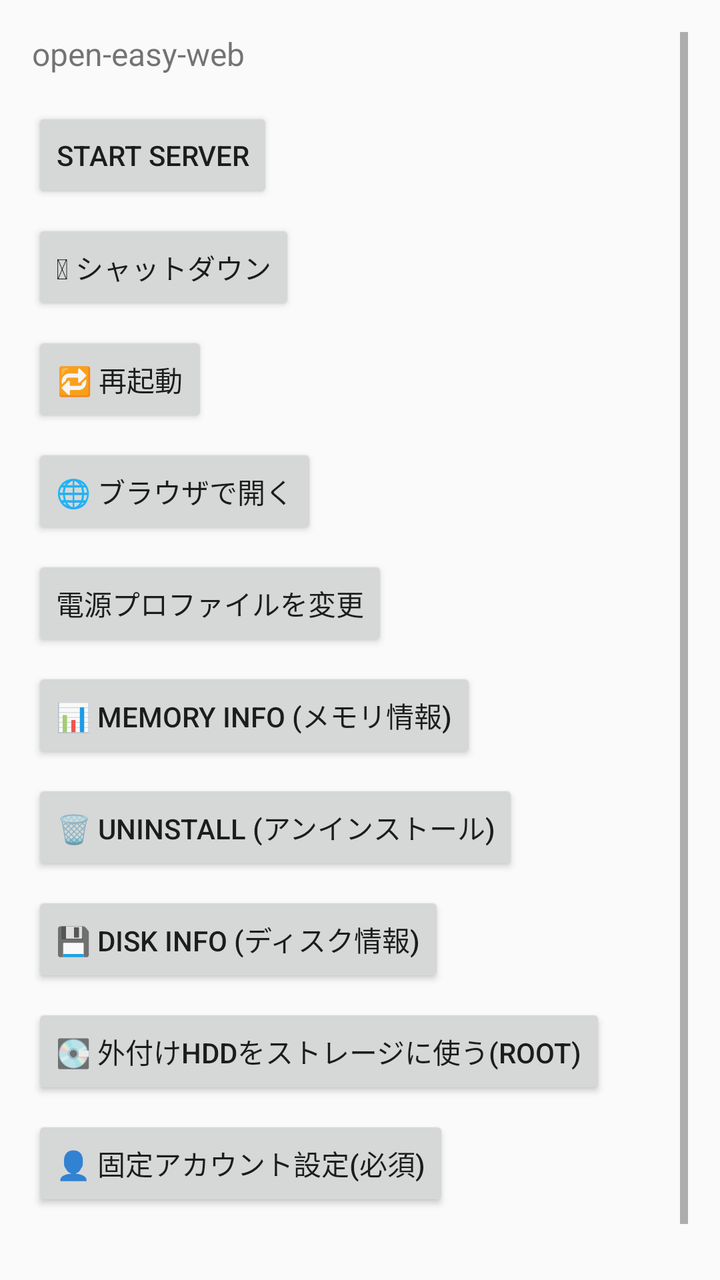
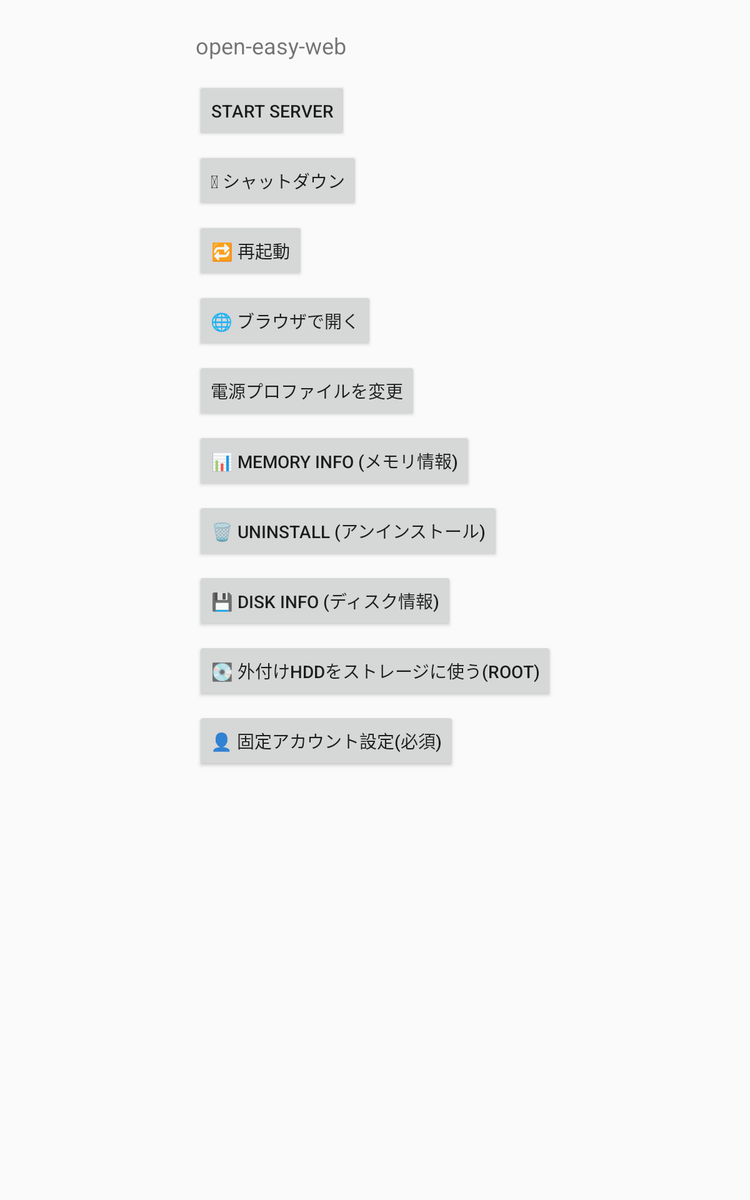

An Android layout and its configuration variant, each rendered on a device that would load it. The default file and the variant file are quoted in full after the pictures.
<!-- AndroidManifest.xml: application theme Theme.OpenEasyWeb -->
<!-- res/layout/activity_main.xml -->
<?xml version="1.0" encoding="utf-8"?>
<LinearLayout xmlns:android="http://schemas.android.com/apk/res/android"
    android:layout_width="match_parent"
    android:layout_height="match_parent"
    android:orientation="vertical"
    android:padding="16dp">

    
    <ScrollView
        android:layout_width="match_parent"
        android:layout_height="0dp"
        android:layout_weight="1">

        <LinearLayout
            android:layout_width="match_parent"
            android:layout_height="wrap_content"
            android:orientation="vertical">

            <TextView
                android:id="@+id/statusText"
                android:layout_width="match_parent"
                android:layout_height="wrap_content"
                android:text="@string/app_name"
                android:textSize="16sp" />

            <Button
                android:id="@+id/startButton"
                android:layout_width="wrap_content"
                android:layout_height="wrap_content"
                android:layout_marginTop="16dp"
                android:text="Start server" />

            <Button
                android:id="@+id/shutdownButton"
                android:layout_width="wrap_content"
                android:layout_height="wrap_content"
                android:layout_marginTop="8dp"
                android:text="@string/shutdown_button" />

            <Button
                android:id="@+id/restartButton"
                android:layout_width="wrap_content"
                android:layout_height="wrap_content"
                android:layout_marginTop="8dp"
                android:text="@string/restart_button" />

            <Button
                android:id="@+id/openBrowserButton"
                android:layout_width="wrap_content"
                android:layout_height="wrap_content"
                android:layout_marginTop="8dp"
                android:text="@string/open_browser_button" />

            <Button
                android:id="@+id/changeProfileButton"
                android:layout_width="wrap_content"
                android:layout_height="wrap_content"
                android:layout_marginTop="8dp"
                android:text="@string/change_profile_button" />

            <Button
                android:id="@+id/memoryInfoButton"
                android:layout_width="wrap_content"
                android:layout_height="wrap_content"
                android:layout_marginTop="8dp"
                android:text="@string/memory_info_button" />

            <Button
                android:id="@+id/uninstallButton"
                android:layout_width="wrap_content"
                android:layout_height="wrap_content"
                android:layout_marginTop="8dp"
                android:text="@string/uninstall_button" />

            
            <Button
                android:id="@+id/diskInfoButton"
                android:layout_width="wrap_content"
                android:layout_height="wrap_content"
                android:layout_marginTop="8dp"
                android:text="@string/disk_info_button" />

            
            <Button
                android:id="@+id/externalStorageButton"
                android:layout_width="wrap_content"
                android:layout_height="wrap_content"
                android:layout_marginTop="8dp"
                android:text="@string/external_storage_button" />

            
            <Button
                android:id="@+id/fixedAccountButton"
                android:layout_width="wrap_content"
                android:layout_height="wrap_content"
                android:layout_marginTop="8dp"
                android:text="@string/fixed_account_button" />

            <TextView
                android:id="@+id/logText"
                android:layout_width="match_parent"
                android:layout_height="wrap_content"
                android:layout_marginTop="16dp"
                android:fontFamily="monospace"
                android:textIsSelectable="true"
                android:textSize="11sp" />
        </LinearLayout>
    </ScrollView>

</LinearLayout>
<!-- resources referenced by this layout -->
<resources>
  <string name="app_name">open-easy-web</string>
  <string name="change_profile_button">電源プロファイルを変更</string>
  <string name="disk_info_button">💾 Disk info (ディスク情報)</string>
  <string name="external_storage_button">💽 外付けHDDをストレージに使う(root)</string>
  <string name="fixed_account_button">👤 固定アカウント設定(必須)</string>
  <string name="memory_info_button">📊 Memory info (メモリ情報)</string>
  <string name="open_browser_button">🌐 ブラウザで開く</string>
  <string name="restart_button">🔁 再起動</string>
  <string name="shutdown_button">⏻ シャットダウン</string>
  <string name="uninstall_button">🗑️ Uninstall (アンインストール)</string>
  <style name="Theme.OpenEasyWeb" parent="Theme.AppCompat.DayNight.NoActionBar" />
</resources>
<!-- res/layout-sw600dp/activity_main.xml (the repository's variant of the layout above) -->
<!-- drawn on a 7-inch tablet held upright -->
<?xml version="1.0" encoding="utf-8"?>
<ScrollView xmlns:android="http://schemas.android.com/apk/res/android"
    android:layout_width="match_parent"
    android:layout_height="match_parent">

    <LinearLayout
        android:layout_width="wrap_content"
        android:layout_height="wrap_content"
        android:layout_gravity="center_horizontal"
        android:maxWidth="720dp"
        android:orientation="vertical"
        android:padding="24dp">

        <TextView
            android:id="@+id/statusText"
            android:layout_width="match_parent"
            android:layout_height="wrap_content"
            android:text="@string/app_name"
            android:textSize="18sp" />

        <Button
            android:id="@+id/startButton"
            android:layout_width="wrap_content"
            android:layout_height="wrap_content"
            android:layout_marginTop="16dp"
            android:text="Start server" />

        <Button
            android:id="@+id/shutdownButton"
            android:layout_width="wrap_content"
            android:layout_height="wrap_content"
            android:layout_marginTop="8dp"
            android:text="@string/shutdown_button" />

        <Button
            android:id="@+id/restartButton"
            android:layout_width="wrap_content"
            android:layout_height="wrap_content"
            android:layout_marginTop="8dp"
            android:text="@string/restart_button" />

        <Button
            android:id="@+id/openBrowserButton"
            android:layout_width="wrap_content"
            android:layout_height="wrap_content"
            android:layout_marginTop="8dp"
            android:text="@string/open_browser_button" />

        <Button
            android:id="@+id/changeProfileButton"
            android:layout_width="wrap_content"
            android:layout_height="wrap_content"
            android:layout_marginTop="8dp"
            android:text="@string/change_profile_button" />

        <Button
            android:id="@+id/memoryInfoButton"
            android:layout_width="wrap_content"
            android:layout_height="wrap_content"
            android:layout_marginTop="8dp"
            android:text="@string/memory_info_button" />

        <Button
            android:id="@+id/uninstallButton"
            android:layout_width="wrap_content"
            android:layout_height="wrap_content"
            android:layout_marginTop="8dp"
            android:text="@string/uninstall_button" />

        
        <Button
            android:id="@+id/diskInfoButton"
            android:layout_width="wrap_content"
            android:layout_height="wrap_content"
            android:layout_marginTop="8dp"
            android:text="@string/disk_info_button" />

        <Button
            android:id="@+id/externalStorageButton"
            android:layout_width="wrap_content"
            android:layout_height="wrap_content"
            android:layout_marginTop="8dp"
            android:text="@string/external_storage_button" />

        <Button
            android:id="@+id/fixedAccountButton"
            android:layout_width="wrap_content"
            android:layout_height="wrap_content"
            android:layout_marginTop="8dp"
            android:text="@string/fixed_account_button" />

        <TextView
            android:id="@+id/logText"
            android:layout_width="match_parent"
            android:layout_height="wrap_content"
            android:layout_marginTop="16dp"
            android:fontFamily="monospace"
            android:textIsSelectable="true"
            android:textSize="12sp" />
    </LinearLayout>
</ScrollView>
